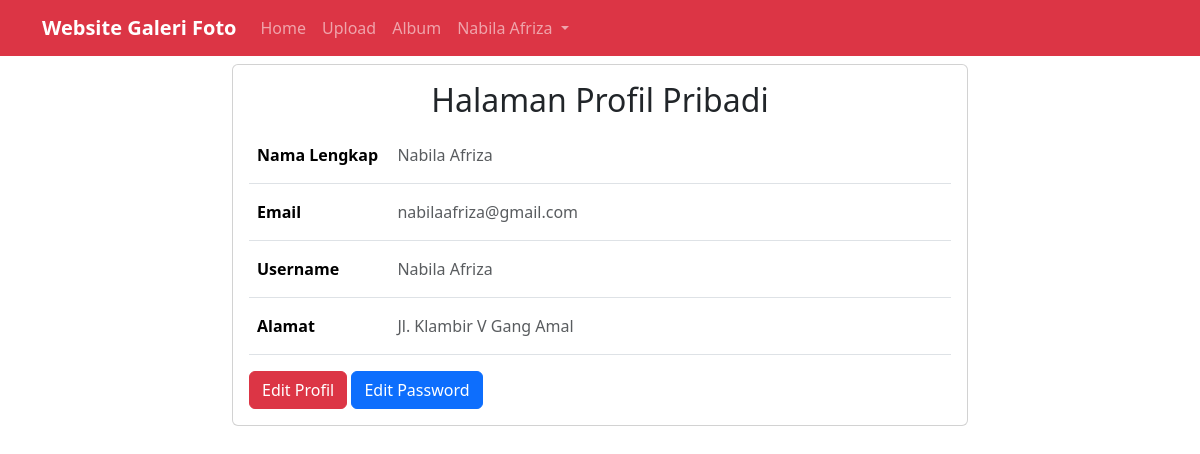
Page /?url=profile (signed in) on the committed database.
### tables this page shows
CREATE TABLE `user` (
  `UserID` int(11) NOT NULL,
  `Username` varchar(255) NOT NULL,
  `Password` varchar(255) NOT NULL,
  `Email` varchar(255) NOT NULL,
  `NamaLengkap` varchar(255) NOT NULL,
  `Alamat` text NOT NULL
);

### page/profil.php (the view, shortened to what this page needs)
<div class="container">
    <div class="row justify-content-center">
        <div class="col-8">
            <div class="card mt-2">
                <div class="card-body">
				<div class="text-center">
                    <h2>Halaman Profil Pribadi</h2>
				</div>
                    <?php
                    $user = mysqli_fetch_array(mysqli_query($conn, "SELECT * FROM user WHERE UserID='{$_SESSION['user_id']}'"));
                    ?>
                    <?php echo @$alert; if (@$_GET['proses'] == 'editprofile') : ?>
                        <form action="?url=profile&&proses=editprofile" method="post">
                            <div class="input-group mb-3">
                                <label for="nama" class="input-group-text"><i class="fa-solid fa-circle-user fa-fw fa-lg"></i></label>
                                <input type="text" class="form-control" value="<?= $user['NamaLengkap'] ?>" id="nama" name="nama" required placeholder="Masukan Nama Lengkap">
                            </div>
                            <div class="input-group mb-3">
                                <label for="email" class="input-group-text"><i class="fa-solid fa-envelope fa-fw fa-lg"></i></label>
                                <input type="email" class="form-control" value="<?= $user['Email'] ?>" id="email" name="email" required placeholder="Masukan Email Anda">
                            </div>
                            <div class="input-group mb-3">
                                <label for="username" class="input-group-text"><i class="fa-solid fa-at fa-fw fa-lg"></i></label>
                                <input type="text" class="form-control" value="<?= $user['Username'] ?>" id="username" name="username" required placeholder="Masukan Username">
                            </div>
                            <div class="input-group mb-4">
                                <label for="alamat" class="input-group-text"><i class="fa-solid fa-address-book fa-fw fa-lg"></i></label>
                                <input type="text" class="form-control" id="alamat" value="<?= $user['Alamat'] ?>" name="alamat" required placeholder="Masukan Alamat Lengkap">
                            </div>
                            <a href="?url=profile" class="btn btn-dark fw-semibold">Kembali</a>
                            <input type="submit" value="Simpan Perubahan" name="editprofile" class="btn btn-primary fw-semibold">
                        </form>
                    <?php else : ?>
                        <div class="table-responsive">
                            <table class="table table-white table-hover">
                                <tr>
                                    <th style="width: 20%;" class="py-3">Nama Lengkap</th>
                                    <td class="py-3 text-muted"><?= $user['NamaLengkap'] ?></td>
                                </tr>
                                <tr>
                                    <th style="width: 20%;" class="py-3">Email</th>
                                    <td class="py-3 text-muted"><?= $user['Email'] ?></td>
                                </tr>
                                <tr>
                                    <th style="width: 20%;" class="py-3">Username</th>
                                    <td class="py-3 text-muted"><?= $user['Username'] ?></td>
                                </tr>
                                <tr>
                                    <th style="width: 20%;" class="py-3">Alamat</th>
                                    <td class="py-3 text-muted"><?= $user['Alamat'] ?></td>
                                </tr>
                            </table>
                        </div>
                        <a href="?url=profile&&proses=editprofile" class="btn btn-danger">Edit Profil</a>
                        <a href="?url=profile&&proses=editpassword" class="btn btn-primary">Edit Password</a>
                    <?php endif; ?>
                </div>
            </div>
        </div>
    </div>
</div>

### rows in the picture
user: NamaLengkap "Nabila Afriza", Email "nabilaafriza@gmail.com", Username "Nabila Afriza", Alamat "Jl. Klambir V Gang Amal"

### other values in the picture
$_SESSION['username'] "Nabila Afriza"
